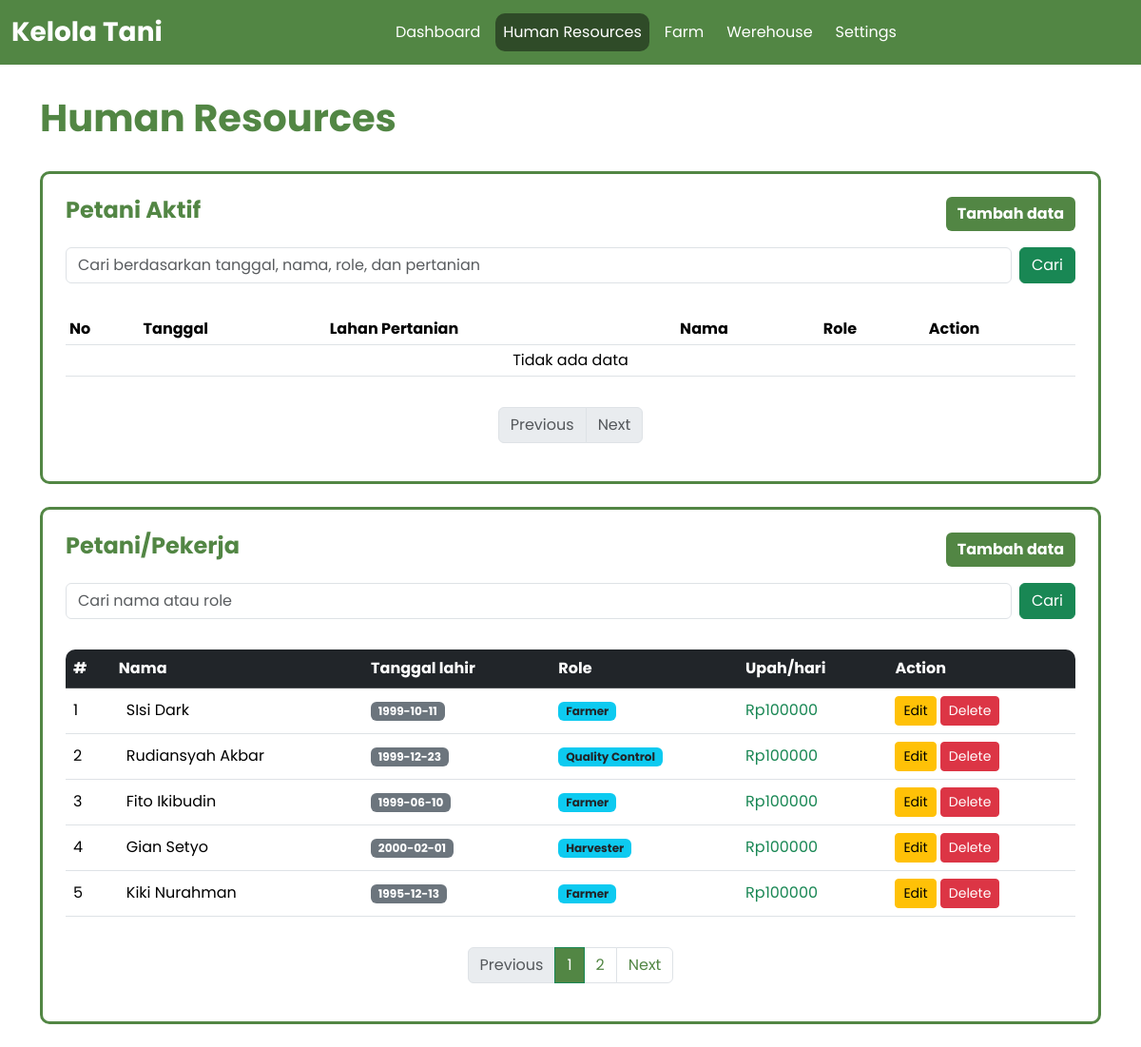
Page /views/human_resources/hr.php (signed in) on the committed database.
### tables this page shows
CREATE TABLE `farmers` (
  `id_farmer` int NOT NULL,
  `birthday_farmer` date NOT NULL,
  `name_farmer` varchar(100) NOT NULL,
  `role_farmer` varchar(50) NOT NULL DEFAULT 'Not Assigned',
  `wage_farmer` int DEFAULT '0',
  `id_user` int NOT NULL
);

### includes/showData.php (the view, shortened to what this page needs)
<?php
class ShowData{
    function __construct($conn, $sessionUser){
        $this->conn = $conn;
        $this->sessionUser = $sessionUser;
        $this->limit = 5;
        $this->page1 = isset($_GET['page1']) ? (int)$_GET['page1'] : 1;
        $this->page2 = isset($_GET['page2']) ? (int)$_GET['page2'] : 1;
        $this->offset1 = ($this->page1 - 1) * $this->limit;
        $this->offset2 = ($this->page2 - 1) * $this->limit;
    }
    function showDataFarmer($search){
        $searchQuery = '';
        $countQuery = "SELECT COUNT(*) as total FROM farmers WHERE id_user = $this->sessionUser $searchQuery";
        $countResult = mysqli_query($this->conn, $countQuery);
        $totalData = mysqli_fetch_assoc($countResult)['total'];
        $totalPages = ceil($totalData / $this->limit);
        $query = "SELECT * FROM farmers WHERE id_user = $this->sessionUser $searchQuery ORDER BY id_farmer DESC LIMIT $this->limit OFFSET $this->offset1";
        $stmt = $this->conn->prepare($query);
        $stmt->execute();
        $result = $stmt->get_result();
        $text = "";
        if($result->num_rows > 0) {
            $no =  ($this->page1 - 1) * $this->limit + 1;
            while ($row = mysqli_fetch_assoc($result)){
                $id = $row['id_farmer'];
                $text .= "<tr>
                        <td>".$no++."</td>
                        <td>
                            <div class='d-flex align-items-center'>
                                <div class='ms-2'>
                                    <div>".$row['name_farmer']."</div>
                                </div>
                            </div>
                        </td>
                        <td><span class='badge bg-secondary'>".$row['birthday_farmer']."</span></td>
                        <td><span class='badge bg-info text-dark'>".$row['role_farmer']."</span></td>
                        <td class='text-success'> Rp".$row['wage_farmer']."</td>
                        <td>
                            <a href='editFarmer.php?id=$id'>
                                <button class='btn btn-warning btn-sm'>Edit</button>
                            </a>
                            <a href='delFarmer.php?id=$id'>
                                <button class='btn btn-danger btn-sm' onclick=\"return confirm('Yakin ingin menghapus data ".$row['name_farmer']."?')\">Delete</button>
                            </a>
                        </td>
                    </tr>";
            }
        } else {
            $text .=  "
                <tr>
                    <td colspan='6' class='text-center'>Tidak ada data</td>
                </tr>
            ";
        }
        return [
            'totalPages' => $totalPages,
            'currentPage' => $this->page1,
            'textHTML' => $text,
        ];
    }
    function showActiveFarmers($search){
        $searchQuery = '';
        $countQuery = "SELECT COUNT(*) as total FROM aw_view WHERE id_user = $this->sessionUser $searchQuery";
        $countResult = mysqli_query($this->conn, $countQuery);
        $totalData = mysqli_fetch_assoc($countResult)['total'];
        $totalPages = ceil($totalData / $this->limit);
        $query = "SELECT id_aw, date_aw, name_farm, name_farmer, role_farmer
                    FROM aw_view
                    WHERE id_user = $this->sessionUser $searchQuery
                    ORDER BY id_aw DESC LIMIT $this->limit OFFSET $this->offset2";
        $stmt = $this->conn->prepare($query);
        $stmt->execute();
        $result = $stmt->get_result();
        $text = "";
        if ($result->num_rows > 0 ){
            $no = ($this->page2 - 1) * $this->limit + 1;
            while($row = mysqli_fetch_assoc($result)){
                $id = $row['id_aw'];
                $text .= "
                <tr>
                    <th scope='row'>".$no++."</th>
                    <td>".$row['date_aw']."</td>
                    <td>".$row['name_farm']."</td>
                    <td>".$row['name_farmer']."</td>
                    <td>".$row['role_farmer']."</td>
                    <td><a href='editAw.php?id=$id' class='text-primary'>Edit</a> | <a href='delAw.php?id=$id' class='text-danger' onclick=\"return confirm('Yakin ingin menghapus data ini?')\">Delete</a></td>
                </tr>";
            }
        } else {
             $text .=  "
                <tr>
                    <td colspan='6' class='text-center'>Tidak ada data</td>
                </tr>
            ";
        }
        return [
            'totalPages' => $totalPages,
            'currentPage' => $this->page2,
            'textHTML' => $text,
        ];
    }
}
?>

### assets/css/style.css (style rules this page uses)
* { font-family: 'Poppins', sans-serif; }
:root { --primary-light-green: #626e5f; --primary-green: #528644; --primary-dark-green: #2f4b28; --navbar-dark-mode: #212121; --background-dark-mode: #1A1A1A; --text-dark-mode: #F2F2F2; --secondary-dark-mode: #A0A0A0; }
body { background-color: white; }
a { text-decoration: none; color: inherit; }
th, td { white-space: nowrap; }

### rows in the picture
farmers: name_farmer "SIsi Dark", birthday_farmer "1999-10-11", role_farmer "Farmer", wage_farmer "100000"
farmers: name_farmer "Rudiansyah Akbar", birthday_farmer "1999-12-23", role_farmer "Quality Control", wage_farmer "100000"
farmers: name_farmer "Fito Ikibudin", birthday_farmer "1999-06-10", role_farmer "Farmer", wage_farmer "100000"
farmers: name_farmer "Gian Setyo", birthday_farmer "2000-02-01", role_farmer "Harvester", wage_farmer "100000"
farmers: name_farmer "Kiki Nurahman", birthday_farmer "1995-12-13", role_farmer "Farmer", wage_farmer "100000"
